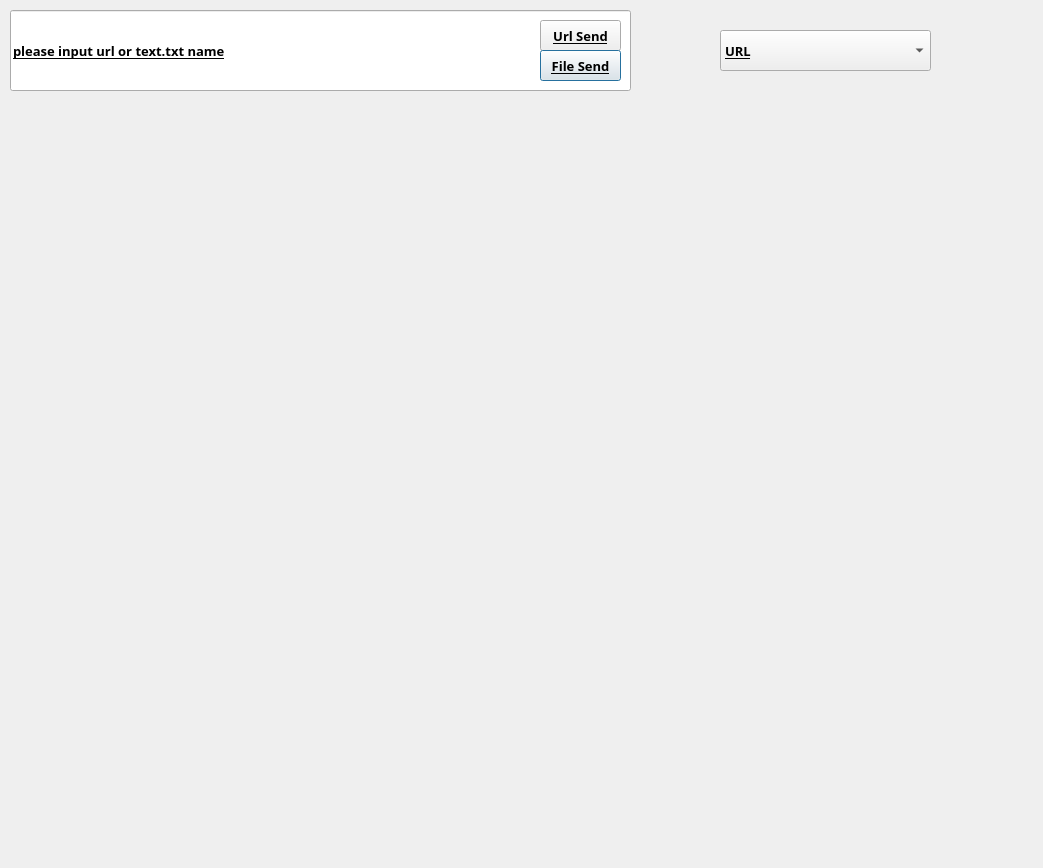
<?xml version="1.0" encoding="UTF-8"?>
<ui version="4.0">
 <class>Dialog</class>
 <widget class="QDialog" name="Dialog">
  <property name="geometry">
   <rect>
    <x>0</x>
    <y>0</y>
    <width>1043</width>
    <height>868</height>
   </rect>
  </property>
  <property name="font">
   <font>
    <family>Arial Black</family>
    <pointsize>10</pointsize>
    <weight>75</weight>
    <bold>true</bold>
    <underline>true</underline>
   </font>
  </property>
  <property name="cursor">
   <cursorShape>ArrowCursor</cursorShape>
  </property>
  <property name="windowTitle">
   <string>Dialog</string>
  </property>
  <property name="autoFillBackground">
   <bool>false</bool>
  </property>
  <widget class="QPushButton" name="lyricsFile_button">
   <property name="geometry">
    <rect>
     <x>540</x>
     <y>50</y>
     <width>81</width>
     <height>31</height>
    </rect>
   </property>
   <property name="text">
    <string>File Send</string>
   </property>
  </widget>
  <widget class="QComboBox" name="combo_box">
   <property name="geometry">
    <rect>
     <x>720</x>
     <y>30</y>
     <width>211</width>
     <height>41</height>
    </rect>
   </property>
   <item>
    <property name="text">
     <string>URL</string>
    </property>
   </item>
   <item>
    <property name="text">
     <string>MP4</string>
    </property>
   </item>
   <item>
    <property name="text">
     <string>MP3</string>
    </property>
   </item>
  </widget>
  <widget class="QPushButton" name="URL_Send_button">
   <property name="geometry">
    <rect>
     <x>540</x>
     <y>20</y>
     <width>81</width>
     <height>31</height>
    </rect>
   </property>
   <property name="text">
    <string>Url Send</string>
   </property>
  </widget>
  <widget class="QLineEdit" name="url_input_block">
   <property name="geometry">
    <rect>
     <x>10</x>
     <y>10</y>
     <width>621</width>
     <height>81</height>
    </rect>
   </property>
   <property name="text">
    <string>please input url or text.txt name</string>
   </property>
   <property name="readOnly">
    <bool>false</bool>
   </property>
   <property name="cursorMoveStyle">
    <enum>Qt::LogicalMoveStyle</enum>
   </property>
  </widget>
  <zorder>url_input_block</zorder>
  <zorder>combo_box</zorder>
  <zorder>URL_Send_button</zorder>
  <zorder>lyricsFile_button</zorder>
 </widget>
 <resources/>
 <connections/>
</ui>
